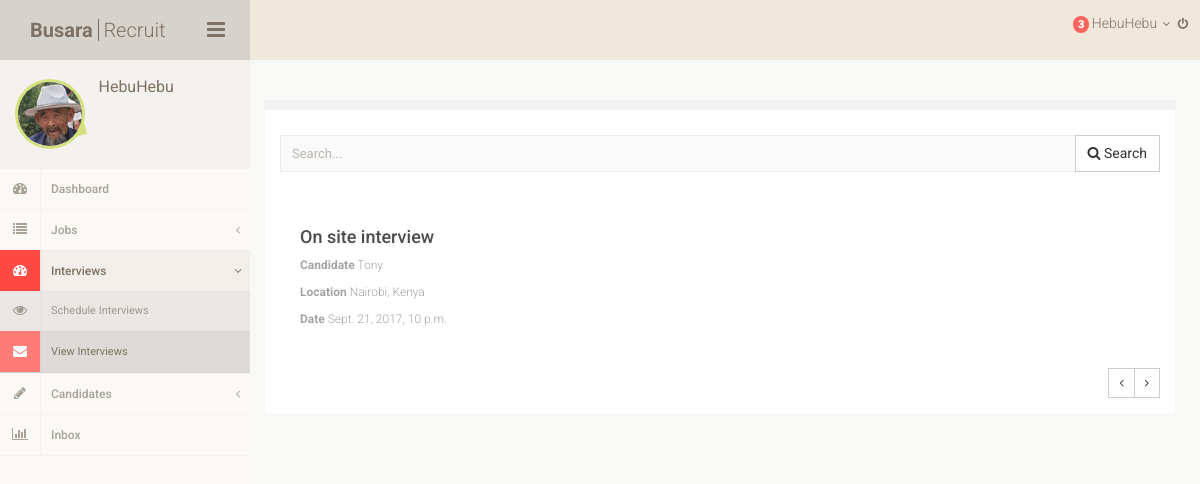
Screenshot of /interviews/view/ (signed in) with the database file from the repository.
### employers/models.py (models this page shows, shortened)
class Employer(models.Model):
    user = models.OneToOneField(User, on_delete=models.CASCADE)
    company_name = models.CharField(blank=False, unique=True, max_length=30)
    company_website = models.URLField(blank=False, unique=True, max_length=100)
    phone_number = models.CharField(blank=True, unique=True, max_length=12)
    company_logo = models.ImageField(upload_to='employers', blank=True, default="")
    created_on = models.DateTimeField(auto_now=True)

### interviews/models.py (models this page shows, shortened)
class Interview(models.Model):
    employee = models.ForeignKey(Employee, null=True, on_delete=models.CASCADE)
    interview_type = models.CharField(max_length=60, blank=False, default='')
    location = models.CharField(max_length=60, blank=False, default='')
    interview_date = models.DateTimeField()

### employees/models.py (models this page shows, shortened)
class Employee(models.Model):
    job = models.ForeignKey(Job, on_delete=models.CASCADE, null=True)
    first_name = models.CharField(blank=False, max_length=30, default="")
    last_name = models.CharField(blank=False, max_length=30, default="")
    email = models.EmailField(blank=False, max_length=35, default="")
    phone_number = models.CharField(blank=False, max_length=12)
    address = models.CharField(blank=True, max_length=60)
    cover_letter = models.CharField(max_length=17000, default='')  # large max_length to accomodate storage of html text
    resume = models.FileField(upload_to='resume/%Y%m%d/', default='')
    application_date = models.DateTimeField(auto_now=True)
    is_shortlisted = models.BooleanField(default=False)

### interviews/views.py (the view)
def my_interviews(request):
    user = request.user
    employer = user.employer
    interviews = Interview.objects.all().order_by('-interview_date')
    return render(request, 'interviews/view_interviews.html',
                  {'interviews': interviews, 'company_name': employer.company_name})

### interviews/templates/interviews/view_interviews.html (shortened to what this page needs)
<!DOCTYPE html>
<html>
  <head>
    {% load static %}
    <link href="{% static 'employers/css/bootstrap.min.css' %}" rel="stylesheet">
    <link href="http://netdna.bootstrapcdn.com/font-awesome/4.0.3/css/font-awesome.css" rel="stylesheet">
    <link rel="stylesheet" href="{% static 'employers/css/animate.min.css' %}">
    <link rel="stylesheet" href="{% static 'employers/css/rickshaw.min.css' %}">
    <link rel="stylesheet" href="{% static 'employers/css/bootstrap-checkbox.css' %}">
    <link rel="stylesheet" href="{% static 'employers/css/chosen-bootstrap.css' %}">
    <link rel="stylesheet" href="{% static 'employers/js/plugins/tabdrop/css/tabdrop.css' %}">
    <link href="{% static 'employers/css/minoral.css' %}" rel="stylesheet">
  </head>
  <body class="brownish-scheme">
    <div id="wrap">
      <div class="row">
        <div class="navbar navbar-default navbar-fixed-top" role="navigation">
          <div class="navbar-header col-md-2">
            <a class="navbar-brand" href="index.html">
              <strong>Busara</strong>  Recruit
            </a>
            <div class="sidebar-collapse">
              <a href="index.html#">
                <i class="fa fa-bars"></i>
              </a>
            </div>
          </div>
          <div class="navbar-collapse">
            <div class="collapsing-content">
              <div class="user-controls">
                <ul>
                  <li class="dropdown messages">
                    <a class="dropdown-toggle" data-toggle="dropdown" href="index.html#">
                      <span class="badge badge-red" id="user-new-messages">3</span>{{company_name}}</strong> <i class="fa fa-angle-down"></i>
                    </a>
                  </li>
				   <li>
                     <a href="{% url 'employers:logout' %}"><i class="fa fa-power-off"></i></a>
                  </li>
                </ul>
              </div>
            </div>
            <ul class="nav navbar-nav side-nav" id="navigation">
              <li class="user-status status-online" id="user-status">
                <div class="profile-photo">
                  <img src="{% static 'employers/images/profile-photo.jpg' %}" alt />
                </div>
                <div class="user">
                  {{company_name}}
                </div>
              </li>
			  <li class="dropdown">
                <a href="{% url 'employers:dashboard'%}" class="dropdown-toggle" title="Dashboard">
                  <i class="fa fa-dashboard">
                  </i>
                  Dashboard
                </a>
              </li>
			   <li class="dropdown">
                <a href="index.html#" class="dropdown-toggle" data-toggle="dropdown" title="Forms">
                  <i class="fa fa-list">
                  </i>
                  Jobs <b class="fa fa-angle-left dropdown-arrow"></b>
                </a>
              </li>
              <li class="dropdown open">
                <a href="#" class="dropdown-toggle" data-toggle="dropdown" title="Dashboard">
                  <i class="fa fa-dashboard">
                    <span class="overlay-label red"></span>
                  </i>
                  Interviews <b class="fa fa-angle-left dropdown-arrow"></b>
                </a>
                <ul class="dropdown-menu">
                  <li>
                    <a href="#" title="Overview">
                      <i class="fa fa-eye"></i>
                      Schedule Interviews
                    </a>
                  </li>
                  <li class="active">
                    <a href="#" title="Inbox">
                      <i class="fa fa-envelope"><span class="overlay-label red60"></span></i>
                      View Interviews
                    </a>
                  </li>
                </ul>
              </li>
              <li class="dropdown">
                <a href="index.html#" class="dropdown-toggle" data-toggle="dropdown" title="Interface">
                  <i class="fa fa-pencil">
                  </i>
                  Candidates <b class="fa fa-angle-left dropdown-arrow"></b>
                </a>
              </li>
			  <li>
                <a href="#" title="Charts & Graphs">
                  <i class="fa fa-bar-chart-o">
                  </i>
                  Inbox
                </a>
              </li>
            </ul>
          </div>
        </div>
        <div id="content" class="col-md-12">
          <div class="main">
<section class="tile">
  <div class="tile-widget nopadding">
    <ul class="nav nav-tabs tabdrop align-right">
    </ul>
  </div>
  <div class="tile-body tab-content">
    <div class="input-group search-bar">
      <input type="text" class="form-control" name="search" placeholder="Search..." >
      <span class="input-group-btn">
        <button class="btn btn-default" type="button"><i class="fa fa-search"></i> Search</button>
      </span>
    </div>
    <div id="fulltext-tab" class="tab-pane fade in active">
      <ul class="search-results fulltext">
		{% for interview in interviews %}
        <li class="search-result">
          <div class="cover">
            <h4><a href="#">{{ interview.interview_type }}</a></h4>
            <p><strong>Candidate</strong> {{ interview.employee.first_name }}</p>
			<p><strong>Location</strong> {{ interview.location }}</p>
			<p><strong>Date</strong> {{ interview.interview_date }}</p>
          </div>
        </li>
		{% endfor %}
      </ul>
      <div class="pagination aligned-right">
        <div class="btn-group btn-group-sm">
          <button type="button" class="btn btn-default"><i class="fa fa-angle-left"></i></button>
          <button type="button" class="btn btn-default"><i class="fa fa-angle-right"></i></button>
        </div>
      </div>
    </div>
  </div>
</section>
          </div>
        </div>
      </div>
    </div>
  </body>
</html>

### rows the page displays
Employer: company_name "HebuHebu"
Interview: interview_type "On site interview", employee.first_name "Tony", location "Nairobi, Kenya", interview_date "Sept. 21, 2017, 10 p.m."
